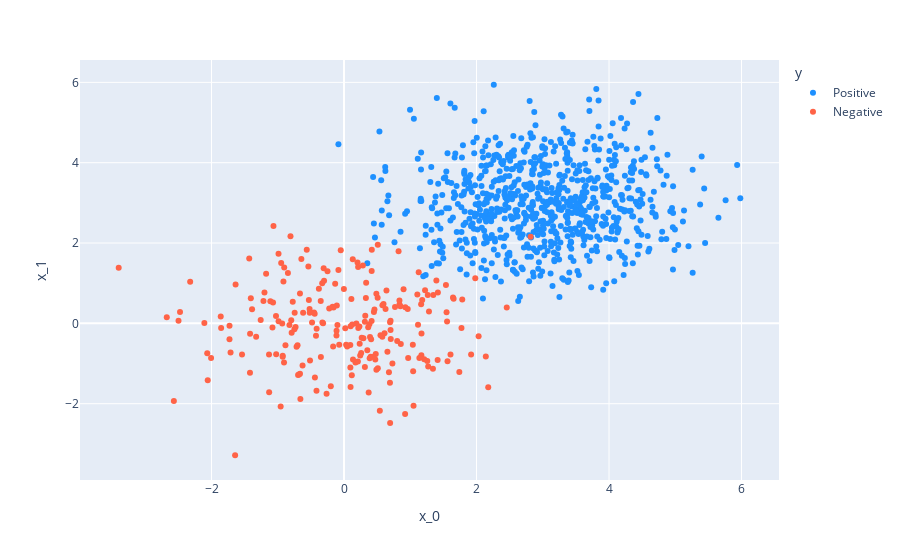

Notebook code for this chart:
### Code cell
plot_x_y(test_xs, test_ys)

### Figure 1 — Plotly figure (JSON) as saved in the notebook; plotly's stock layout.template omitted (floating-point values rounded to 4 significant figures; data arrays with more than 128 entries replaced by an {"elided": "..."} marker saying what was removed)
{"data": [{"hovertemplate": "y=Positive<br>x_0=%{x}<br>x_1=%{y}<extra></extra>", "legendgroup": "Positive", "marker": {"color": "#1E90FF", "symbol": "circle"}, "mode": "markers", "name": "Positive", "orientation": "v", "showlegend": true, "type": "scatter", "x": {"elided": "778 float values"}, "xaxis": "x", "y": {"elided": "778 float values"}, "yaxis": "y"}, {"hovertemplate": "y=Negative<br>x_0=%{x}<br>x_1=%{y}<extra></extra>", "legendgroup": "Negative", "marker": {"color": "#FF6347", "symbol": "circle"}, "mode": "markers", "name": "Negative", "orientation": "v", "showlegend": true, "type": "scatter", "x": {"elided": "222 float values"}, "xaxis": "x", "y": {"elided": "222 float values"}, "yaxis": "y"}], "layout": {"legend": {"title": {"text": "y"}, "tracegroupgap": 0}, "margin": {"t": 60}, "xaxis": {"anchor": "y", "domain": [0, 1], "title": {"text": "x_0"}}, "yaxis": {"anchor": "x", "domain": [0, 1], "title": {"text": "x_1"}}}}
